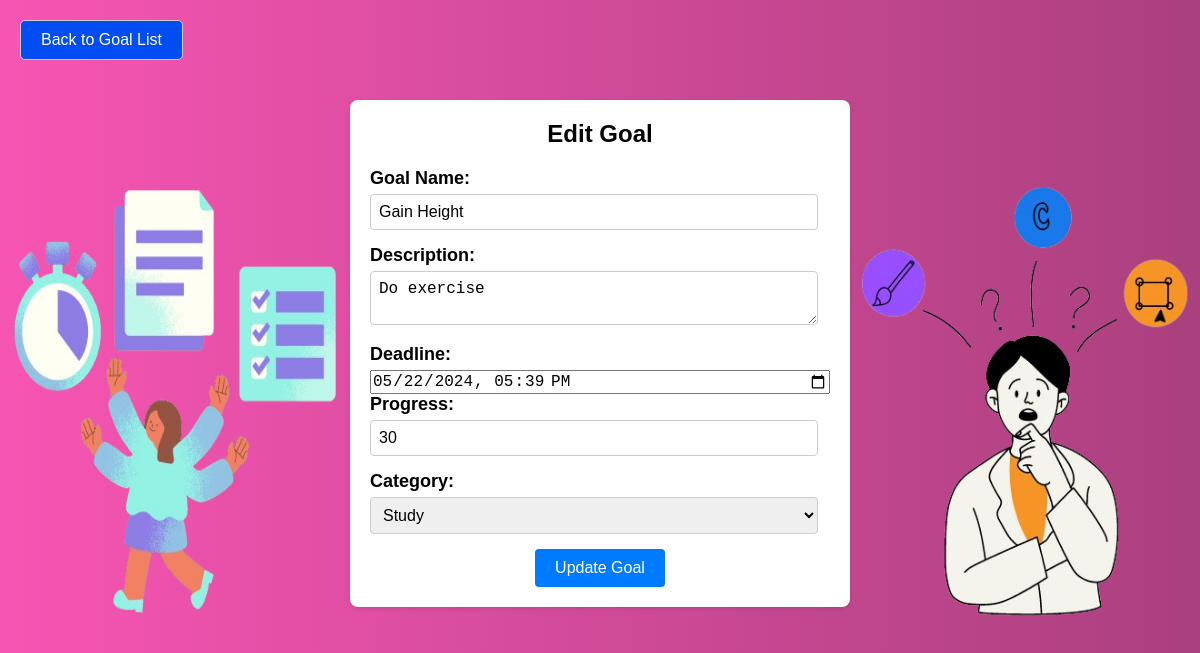
/edit_goal.php?goal_id=1 (signed in), run on the app's committed database.
### tables this page shows
CREATE TABLE `goal` (
  `goal_id` int(11) NOT NULL,
  `user_id` int(11) DEFAULT NULL,
  `goal_name` varchar(255) NOT NULL,
  `goal_description` text DEFAULT NULL,
  `goal_deadline` datetime DEFAULT NULL,
  `progress` int(11) DEFAULT NULL,
  `cat_id` int(11) DEFAULT NULL
);

### edit_goal.php (the view, shortened to what this page needs)
<?php
include 'db.php';
if ($_SERVER["REQUEST_METHOD"] == "GET" && isset($_GET['goal_id'])) {
    $goal_id = $_GET['goal_id'];
    $stmt = $conn->prepare("SELECT * FROM goal WHERE goal_id=? AND user_id=?");
    $stmt->bind_param("ii", $goal_id, $_SESSION['user_id']);
    $stmt->execute();
    $result = $stmt->get_result();
    if ($result->num_rows > 0) {
        $row = $result->fetch_assoc();
        $goal_name = $row['goal_name'];
        $goal_description = $row['goal_description'];
        $goal_deadline = $row['goal_deadline'];
        $progress = $row['progress'];
        $category = $row['cat_id'];
    } else {
        echo "Goal not found!";
        exit();
    }
}
?>
<!DOCTYPE html>
<html lang="en">
<head>
</head>
<body>
    <a href="home.php">Back to Goal List</a>
    <img src="editleft_image.png" alt="Left Image" class="left-image">
    <div class="form-container" id="editGoalForm">
        <h2>Edit Goal</h2>
        <form action="edit_goal.php" method="POST">
            <label for="goal_name">Goal Name:</label>
            <input type="text" id="goal_name" name="goal_name" value="<?php echo $goal_name; ?>" required><br>
            <label>Description:</label>
            <textarea name="goal_description"><?php echo $goal_description; ?></textarea><br>
            <label>Deadline:</label>
            <input type="datetime-local" name="goal_deadline" value="<?php echo date('Y-m-d\TH:i', strtotime($goal_deadline)); ?>" required><br>
            <label>Progress:</label>
            <input type="text" name="progress" value="<?php echo $progress; ?>" placeholder="e.g., Percentage(10%)" required><br>
            <label>Category:</label>
            <select name="category">
                <option value="Study" <?php if($category == 'Study') echo 'selected'; ?>>Study</option>
            </select><br>
            <button type="submit">Update Goal</button>
        </form>
    </div>
    <img src="editright_image.png" alt="Right Image" class="right-image">
</body>
</html>

### edit_goal.php (style rules this page uses)
* { margin: 0; padding: 0; box-sizing: border-box; }
body { font-family: Arial, sans-serif; background-color: #f5f5f5; background-color: #81027b; background: linear-gradient(to right, #f755b3, #aa407e); }
a { display: inline-block; margin-top: 20px; margin-left: 20px; text-decoration: none; border: 1px solid #ccc; padding: 10px 20px; border-radius: 5px; background-color: #014df1; color: #fff; }
.form-container { background-color: #fff; border-radius: 8px; box-shadow: 0 2px 4px rgba(0, 0, 0, 0.1); padding: 20px; margin: 40px auto 50px; width: 70%; max-width: 500px; display: flex; flex-direction: column; position: relative; z-index: 1; }
.left-image, .right-image { position: absolute; top: 50%; transform: translateY(-50%); width: 350px; height: 450px; z-index: 0; }
.left-image { left: calc(50% - 22.5% - 330px); }
.right-image { right: calc(50% - 22.5% - 330px); }
.form-container h2 { font-size: 24px; margin-bottom: 20px; text-align: center; }
.form-container label { display: block; font-size: 18px; margin-bottom: 5px; font-weight: bold; }
.form-container input[type="text"], .form-container textarea, .form-container select { width: calc(100% - 12px); padding: 8px; margin-bottom: 15px; border: 1px solid #ccc; border-radius: 4px; font-size: 16px; }
.form-container input[type="datetime-local"] { width: 100%; font-size: 16px; }
.form-container button[type="submit"] { background-color: #007bff; color: #fff; border: none; border-radius: 4px; padding: 10px 20px; font-size: 16px; cursor: pointer; display: block; margin: 0 auto; text-align: center; }

### data on the page
goal: goal_name "Gain Height", goal_description "Do exercise", goal_deadline "05/22/2024 17:39", progress "30"
